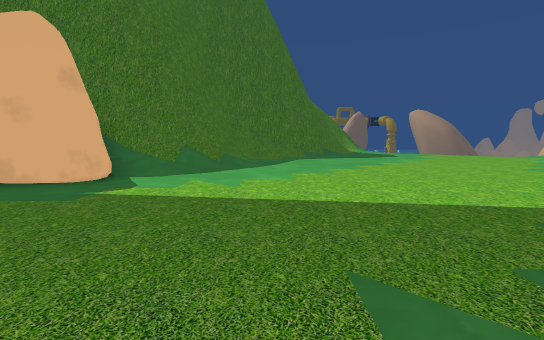
View 1 (above)

24 first-person views from a walk through a 3-D level made in the Unity game engine. The camera is 1.3 m above the floor, tilts 6° down and sees 85° across. The floor is counted in squares, 2 m on a side. Each view is taken from the middle of a square. On the plan, view 1 faces up. The plan holds only what a view shows up to about 9 squares ahead; the rest is blank. The place goes on beyond the plan. The player is left out. Some animated figures are left out. Some surface patterns are stand-ins.

View 2
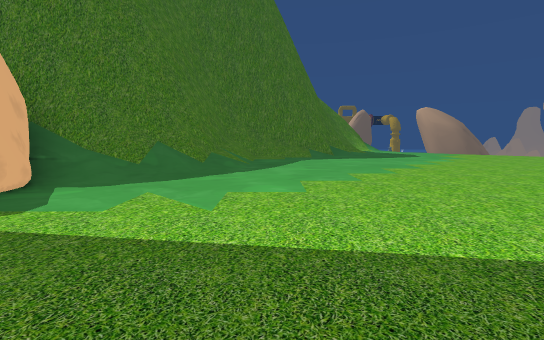

View 3
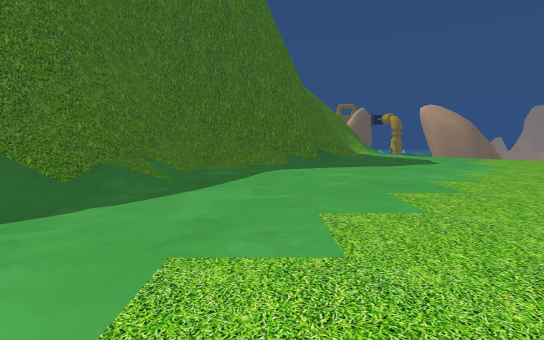

View 4
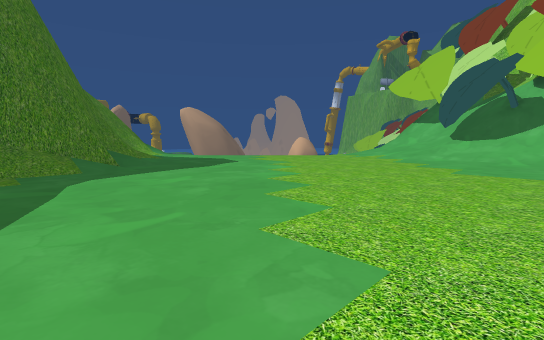

View 5
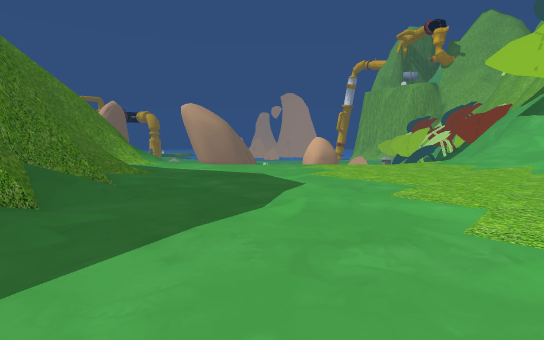

View 6
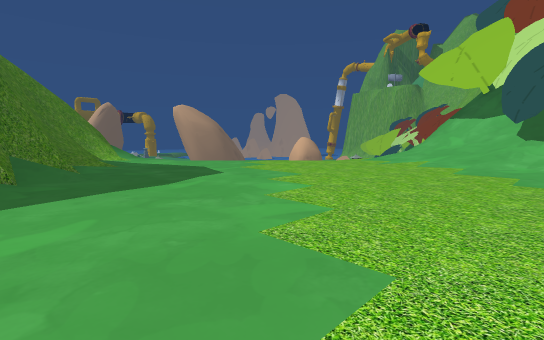

View 7
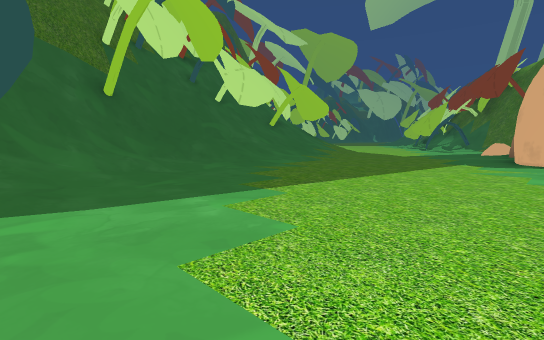

View 8
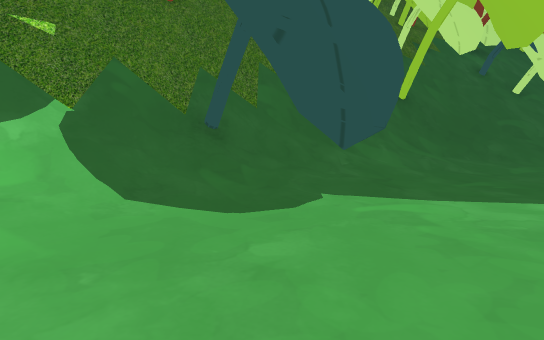

View 9
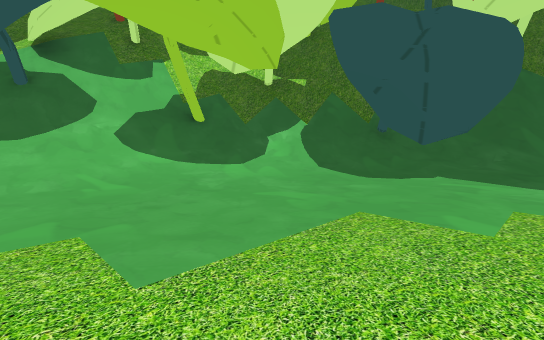

View 10
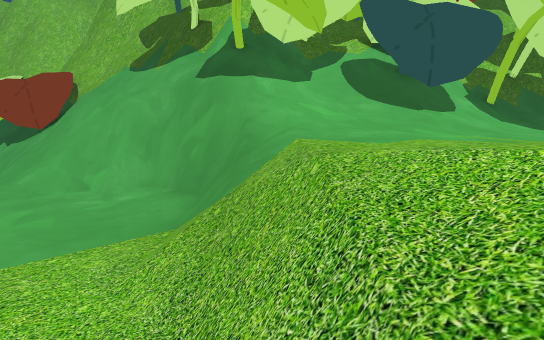

View 11
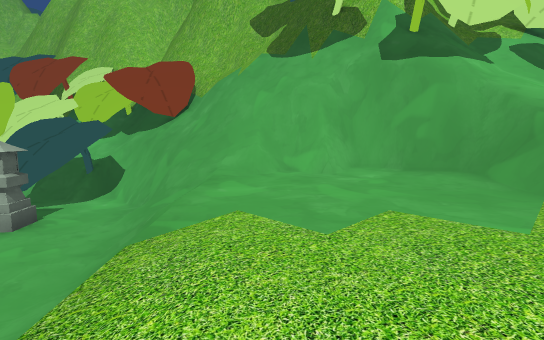

View 12
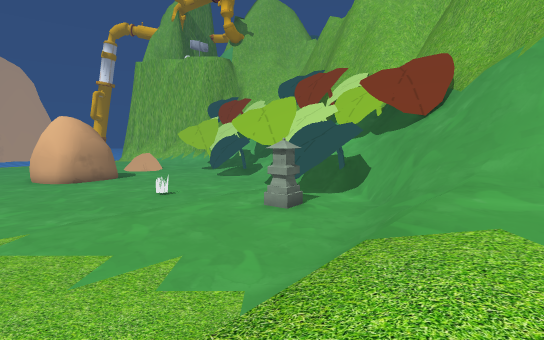

View 13
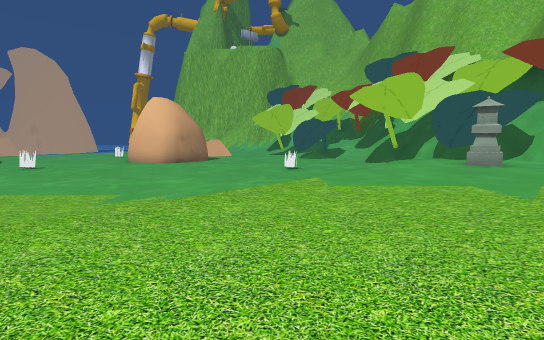

View 14
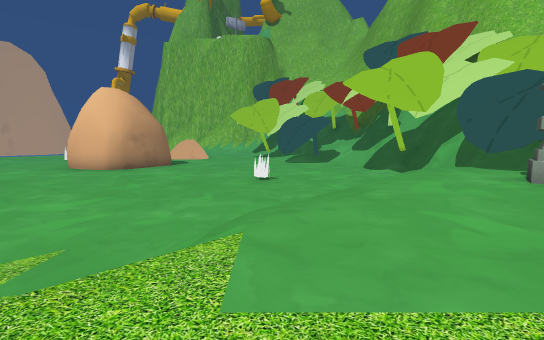

View 15
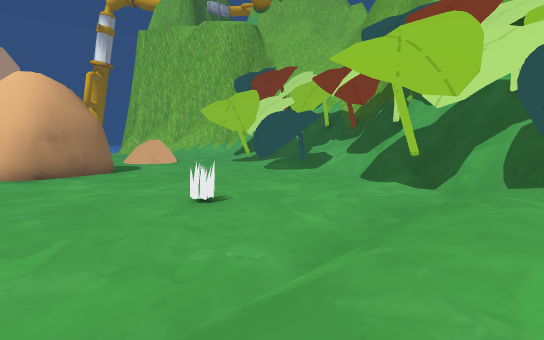

View 16
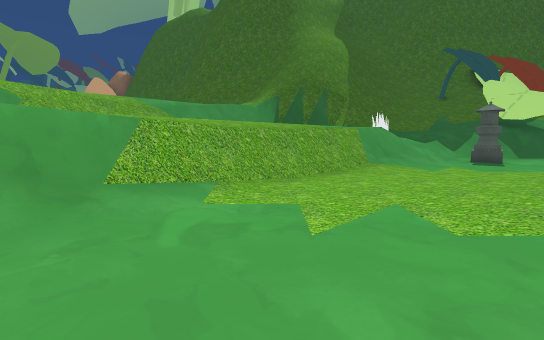

View 17
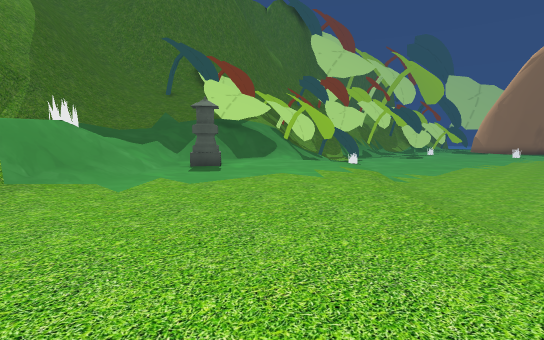

View 18
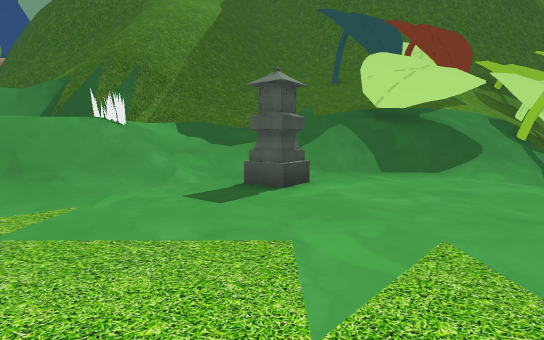

View 19
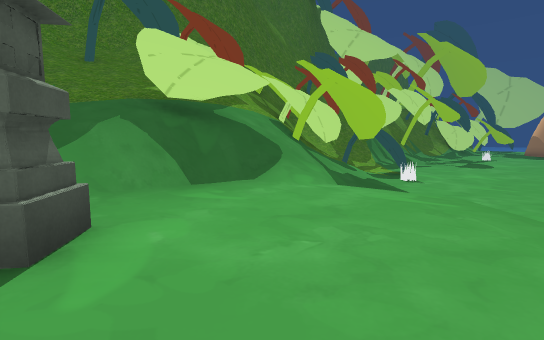

View 20
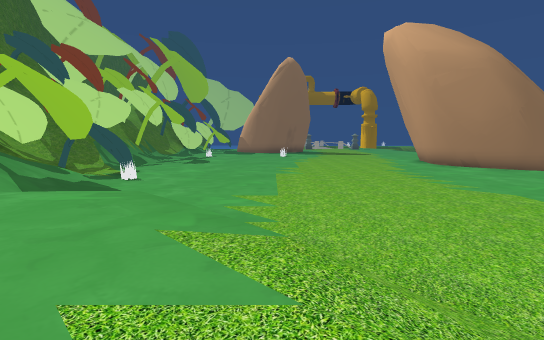

View 21
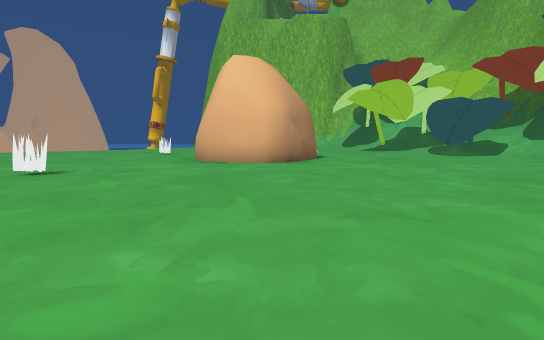

View 22
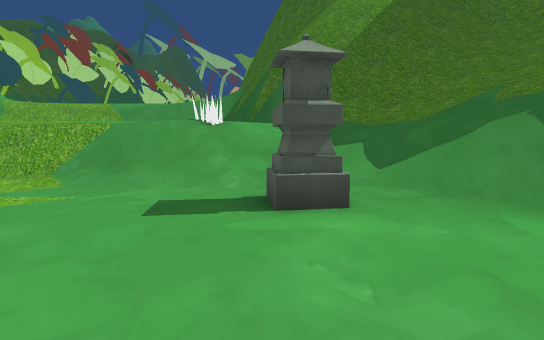

View 23
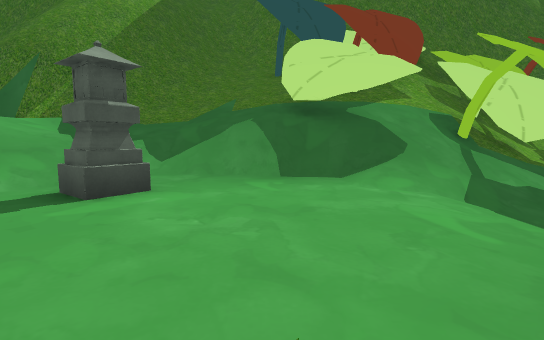

View 24
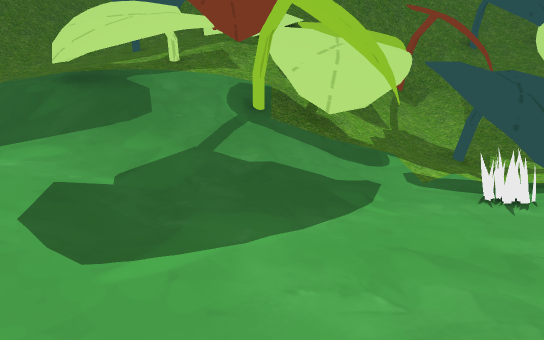

### Floor plan
Key: @ floor where view 1 was taken; # wall or solid block; . main floor; : floor 1.25 m higher than the main floor; + floor 2.75 m higher than the main floor; * floor 4.75 m higher than the main floor; % floor 5.25 m higher than the main floor; & floor 9.75 m higher than the main floor; / step, stairs or slope; = window, fence, low wall or low ledge; v drop or lower ground; O other object.
Columns run from 4 left of view 1 to 27 right of it. Each row starts with its distance up from view 1.
 34         #///O.............  ....
 33         # ///O............ .....
 32         #O/O//.............O....
 31         ##O#//..................
 30         ##//////...............#
 29         /##//////.............##
 28      ##///##//:://............##
 27      ##/#////:::://............#
 26      #///////::::://............
 25      #///////OO:::///...........
 24      ###//////:::::///..........
 23        v##/////:::::///.........
 22        v###++O//:::::://...O....
 21         &v#   /=::::::://.......
 20        v=v#   +==::::::://......
 19        ##/#    +==::::::://.....
 18        #////    +==/:::OO:/..//=
 17        #/%%=    ++==/::::#/####/
 16        #/%%/    ++++///::/#//O//
 15       ##%%%%//++++++///#v#=##//
 14    ####/%%%%%/=/++++/////#     #
 13   ##///%%%%%%%*/==+/##/###     #
 12   #/%%%%%%%%%%%//###v//=##
 11   #/%%%%%%%%%%%/////#####
 10  ##/%%%%%%%%%%////####
  9 ##//%%%%%%%%%%/=///#
  8 #=/%%%%%%%%%%%/////#
  7 O//%%%%%%%%%%%//####
  6 O%%%%%%%%%%%%///#
  5 O%%%%%%%%%%%%///#
  4 %%%%%%%%%%%#%///#
  3  %%%%%%%%%#%///##
  2   %%%%%%%%//####
  1    %%%%%////##
  0    /@//////##
 -1     /////###
 -2     ///###
 -3    ##/###

Positions as (right, up) in squares from view 1, and headings:
1: (0, 0), facing up
2: (0, 2), facing up
3: (1, 5), facing up
4: (0, 6), facing up-right
5: (2, 10), facing up-right
6: (2, 8), facing up-right
7: (6, 6), facing down-left
8: (7, 6), facing down
9: (5, 8), facing down-right
10: (9, 15), facing down-right
11: (12, 18), facing down-right
12: (12, 18), facing right
13: (12, 23), facing right
14: (15, 22), facing right
15: (18, 21), facing right
16: (18, 19), facing left
17: (16, 21), facing up-left
18: (14, 25), facing left
19: (12, 25), facing up-left
20: (13, 25), facing up
21: (18, 28), facing right
22: (12, 27), facing down-left
23: (13, 27), facing left
24: (12, 31), facing left
